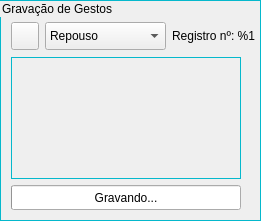
     <widget class="QGroupBox" name="groupBox">
      <property name="geometry">
       <rect>
        <x>10</x>
        <y>10</y>
        <width>261</width>
        <height>221</height>
       </rect>
      </property>
      <property name="styleSheet">
       <string notr="true">QGroupBox {  border: 1px solid #05B8CC;}</string>
      </property>
      <property name="title">
       <string>Gravação de Gestos</string>
      </property>
      <widget class="QProgressBar" name="m_progressBar">
       <property name="geometry">
        <rect>
         <x>11</x>
         <y>185</y>
         <width>230</width>
         <height>25</height>
        </rect>
       </property>
       <property name="sizePolicy">
        <sizepolicy hsizetype="Fixed" vsizetype="Fixed">
         <horstretch>0</horstretch>
         <verstretch>0</verstretch>
        </sizepolicy>
       </property>
       <property name="minimumSize">
        <size>
         <width>230</width>
         <height>25</height>
        </size>
       </property>
       <property name="maximumSize">
        <size>
         <width>250</width>
         <height>25</height>
        </size>
       </property>
       <property name="value">
        <number>0</number>
       </property>
       <property name="textVisible">
        <bool>true</bool>
       </property>
       <property name="format">
        <string>Gravando...</string>
       </property>
      </widget>
      <widget class="QLabel" name="m_gestureGif">
       <property name="geometry">
        <rect>
         <x>11</x>
         <y>57</y>
         <width>230</width>
         <height>122</height>
        </rect>
       </property>
       <property name="sizePolicy">
        <sizepolicy hsizetype="Fixed" vsizetype="Preferred">
         <horstretch>0</horstretch>
         <verstretch>0</verstretch>
        </sizepolicy>
       </property>
       <property name="minimumSize">
        <size>
         <width>230</width>
         <height>122</height>
        </size>
       </property>
       <property name="maximumSize">
        <size>
         <width>230</width>
         <height>122</height>
        </size>
       </property>
       <property name="styleSheet">
        <string notr="true">QLabel {  border: 1px solid #05B8CC;}</string>
       </property>
       <property name="text">
        <string/>
       </property>
      </widget>
      <widget class="QWidget" name="layoutWidget">
       <property name="geometry">
        <rect>
         <x>11</x>
         <y>21</y>
         <width>244</width>
         <height>30</height>
        </rect>
       </property>
       <layout class="QHBoxLayout" name="horizontalLayout">
        <item>
         <widget class="QPushButton" name="m_recordGestureButton">
          <property name="sizePolicy">
           <sizepolicy hsizetype="Fixed" vsizetype="Fixed">
            <horstretch>0</horstretch>
            <verstretch>0</verstretch>
           </sizepolicy>
          </property>
          <property name="minimumSize">
           <size>
            <width>28</width>
            <height>28</height>
           </size>
          </property>
          <property name="maximumSize">
           <size>
            <width>28</width>
            <height>28</height>
           </size>
          </property>
          <property name="toolTip">
           <string>&lt;html&gt;&lt;head/&gt;&lt;body&gt;&lt;p&gt;Gravar Gesto&lt;/p&gt;&lt;/body&gt;&lt;/html&gt;</string>
          </property>
          <property name="styleSheet">
           <string notr="true">background-image: url(:/record.png);</string>
          </property>
          <property name="text">
           <string/>
          </property>
         </widget>
        </item>
        <item>
         <widget class="QComboBox" name="m_gestureTrainComboBox">
          <property name="minimumSize">
           <size>
            <width>0</width>
            <height>28</height>
           </size>
          </property>
          <property name="maximumSize">
           <size>
            <width>16777215</width>
            <height>28</height>
           </size>
          </property>
          <item>
           <property name="text">
            <string>Repouso</string>
           </property>
          </item>
          <item>
           <property name="text">
            <string>Mão Fechada</string>
           </property>
          </item>
          <item>
           <property name="text">
            <string>Mão para dentro</string>
           </property>
          </item>
          <item>
           <property name="text">
            <string>Mão para fora</string>
           </property>
          </item>
          <item>
           <property name="text">
            <string>Mão aberta</string>
           </property>
          </item>
          <item>
           <property name="text">
            <string>Duplo click com dedo</string>
           </property>
          </item>
         </widget>
        </item>
        <item>
         <widget class="QLabel" name="m_sessionLabel">
          <property name="minimumSize">
           <size>
            <width>0</width>
            <height>28</height>
           </size>
          </property>
          <property name="maximumSize">
           <size>
            <width>16777215</width>
            <height>28</height>
           </size>
          </property>
          <property name="text">
           <string>Registro nº: %1</string>
          </property>
         </widget>
        </item>
       </layout>
      </widget>
      <zorder>layoutWidget</zorder>
      <zorder>m_progressBar</zorder>
      <zorder>m_gestureGif</zorder>
     </widget>
